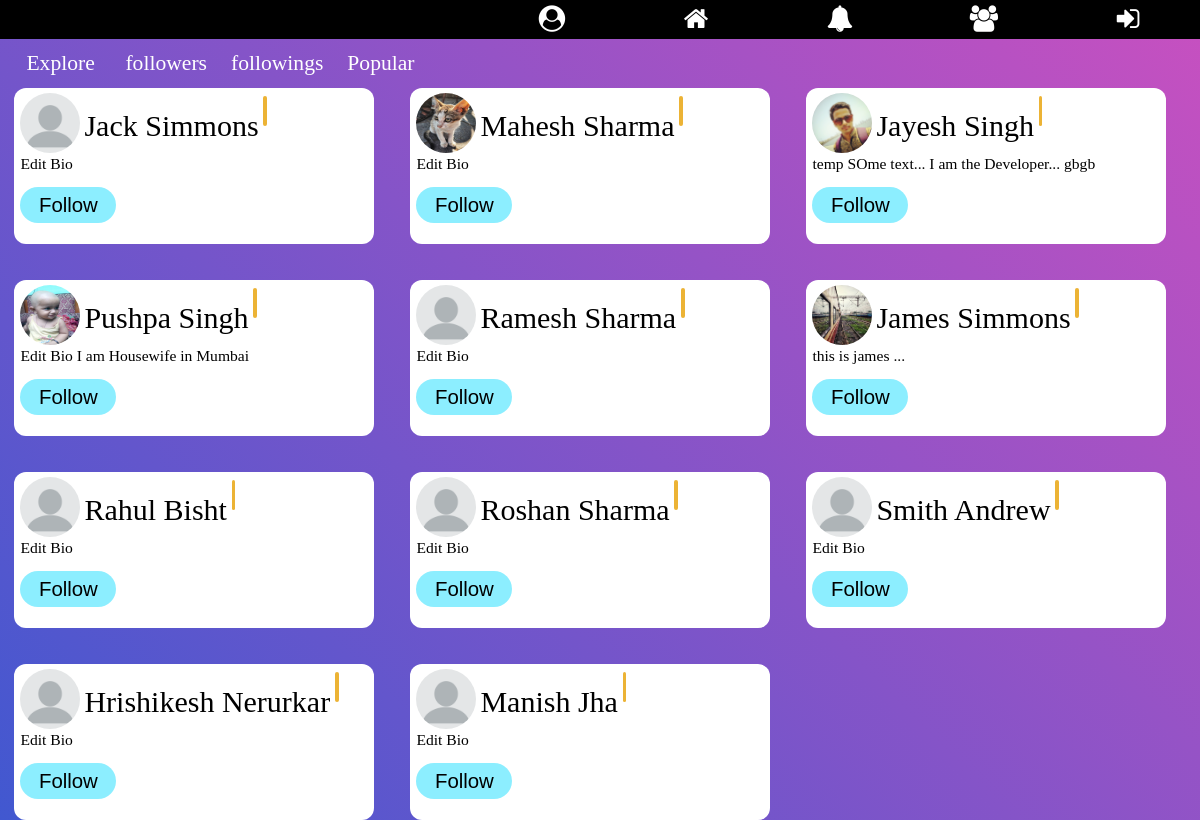
/explore/, run on the app's committed database.
### signup/models.py (models this page shows, shortened)
class Profile(models.Model):
    user = models.OneToOneField(User, on_delete=models.CASCADE)
    gender = models.CharField(max_length=10, blank=True)
    city = models.CharField(max_length=30, blank=True)
    date_of_birth = models.DateField(null=True, blank=True)
    level = models.IntegerField(default=1)
    bio = models.TextField(max_length=410, default='Edit Bio')
    profile_pic = models.ImageField(
        blank=True,
        help_text="Select Your Profile Image",
    )
    date_of_joining = models.DateTimeField(editable=False,
                                           default=timezone.now)
    follows = models.ManyToManyField('Profile')

### explore/views.py (the view)
# urls.py: path('', views.explore, name='explore'),
def explore(request):
    if request.user.is_authenticated:
        all_user = Profile.objects.all().exclude(user=request.user).order_by('-level')
        logged_in_user_profile = Profile.objects.get(user=request.user)
        context = {
            'all_user': all_user,
            'logged_in_user_profile': logged_in_user_profile,
        }
        return render(request, 'explore.html', context)
    else:
        all_user = Profile.objects.all().order_by('-level')
        return render(request, 'explore.html', {"all_user": all_user})

### Notification/context_processor.py (called while the page is built)
def pass_value(request):
    if request.user.is_authenticated:
        user_prfile = Profile.objects.get(user=request.user)
        my_notif = Notifications.objects.filter(receiver=user_prfile)
        unseen_notif_count = my_notif.filter(view=False).count()
        context = {
            "my_notif": my_notif[:12],
            "unseen_notif_count": unseen_notif_count
        }
        return context
    else:
        context = {}
        return context

### explore/templates/explore.html
{% extends 'base.html' %}
{% block content %}
{% load static %}
<link rel="stylesheet" href="{% static 'explore/explore_style.css' %}">
  <div class="filter-menu">
    <a href="#" id='explore'>Explore</a>
    <a href="#" id='followers'>followers</a>
    <a href="#" id='followings'>followings</a>
    <a href="#" id='popular'>Popular</a>
  </div>
  <div class="container">
    {% for user_profile in all_user %}
      <div class="user-profile">
        {% if user_profile.profile_pic %}
          <img src="{{ user_profile.profile_pic.url }}" alt="Image">
        {% else %}
          <img src="{% static 'home/images/default-profile.png' %}" alt="Image">
        {% endif %}
        <span class="name">{{ user_profile.user.first_name }} {{ user_profile.user.last_name }}</span><span class="level">{{ usr.level }}</span>
        <p class="bio">{{ user_profile.bio }}</p>
        {% include 'follow_section.html' %}
      </div>
    {% endfor %}
  </div>
{% endblock %}

### templates/follow_section.html (shortened to what this page needs)
<form id="follow-form{{ user_profile.id }}" class="follow-form">
  {% if user.is_authenticated %}
    <button type="button" id="follow{{ user_profile.id }}" class="follow-btn" name="button">Follow</button><br>
    {{ usr.id }}
    <script type="text/javascript">
      {% for user in logged_in_user_profile.follows.all %}
        {% if user != user_profile %}
        {% else %}
          $('#follow{{ user_profile.id }}').css({'background': 'rgb(64, 200, 0)'})
          $('#follow{{ user_profile.id }}').text('Following')
        {% endif %}
      {% endfor %}
      $(document).ready(function(event){
        console.log(" Now Id is : ", {{ usr.id }})
        $(document).on('click', '#follow{{ user_profile.id }}', function(event){
          console.log(" Now Id is : ", {{ usr.id }})
          event.preventDefault();
          event.stopImmediatePropagation();
          {% if user_profile.user.id %}
            id = '{{ user_profile.user.id }}';
          {% elif usr %}
            id = {{ usr.id }}
            console.log(" Now Id is : ", id)
          {% endif %}
          $.ajax({
            type: 'POST',
            url: '/profile/follow/',
            data: {
              'id': id,
              'csrfmiddlewaretoken': '{{ csrf_token }}'
            },
            success:function(response){
              $('#follow-form{{ user_profile.id }}').html(response['follow_button'])
            },
            error: function(er, e){
              console.log(er.responseText);
            }
          });
        });
      });
    </script>
    {% else %}
    <button type="button" onclick="location.href='{% url 'login' %}';" id="follow{{ user_profile.id }}" class="follow-btn" name="button">Follow</button><br>
    {% endif %}
</form>

### static/basestyle.css (style rules this page uses)
body { margin: 0px; padding: 0px; background: linear-gradient(-135deg, #c850c0, #4158d0); }
a { text-decoration: none; color: inherit; width: inherit; height: inherit; }

### explore/static/explore/explore_style.css (style rules this page uses)
.filter-menu { font-size: 1.8vw; width: 35vw; display: flex; color: #fff; margin-top: 1vw; margin-bottom: 1vw; margin-left: 1.2vw; }
.filter-menu > a { padding: 0 1vw 0 1vw; border-radius: 0.4vw; }
img { position: relative; top: 0.4vw; height: 5vw; width: 5vw; border-radius: 50%; margin-left: 0.5vw; }
.name { font-size: 2.5vw; position: relative; bottom: 1vw; }
.level { background-color: rgb(236, 179, 53); font-size: 2vw; border-radius: 2vw; padding: 0.15vw; margin-left: 0.4vw; position: relative; bottom: 1.2vw; }
.bio { margin: 0px 0px 1.2vw 0.5vw; }
.follow-form { display: inline; }
.follow-btn { margin-left: 0.5vw; width: 8vw; height: 3vw; border-radius: 2vw; font-size: 1.7vw; background-color: rgb(140, 238, 255); position: relative; border: none; }
.container { display: grid; grid-gap: 3vw; grid-template-columns: 30vw 30vw 30vw; }
.user-profile { width: 30vw; height: 13vw; background-color: #fff; border-radius: 1vw; margin-left: 1.2vw; }
.user-profile > p { font-size: 1.3vw; }

### data on the page
Profile: user.first_name "Jack", user.last_name "Simmons", bio "Edit Bio"
Profile: profile_pic (picture), user.first_name "Mahesh", user.last_name "Sharma", bio "Edit Bio"
Profile: profile_pic (picture), user.first_name "Jayesh", user.last_name "Singh", bio "temp SOme text... I am the Developer... gbgb"
Profile: profile_pic (picture), user.first_name "Pushpa", user.last_name "Singh", bio "Edit Bio I am Housewife in Mumbai"
Profile: user.first_name "Ramesh", user.last_name "Sharma", bio "Edit Bio"
Profile: profile_pic (picture), user.first_name "James", user.last_name "Simmons", bio "this is james ..."
Profile: user.first_name "Rahul", user.last_name "Bisht", bio "Edit Bio"
Profile: user.first_name "Roshan", user.last_name "Sharma", bio "Edit Bio"
Profile: user.first_name "Smith", user.last_name "Andrew", bio "Edit Bio"
Profile: user.first_name "Hrishikesh", user.last_name "Nerurkar", bio "Edit Bio"
Profile: user.first_name "Manish", user.last_name "Jha", bio "Edit Bio"
